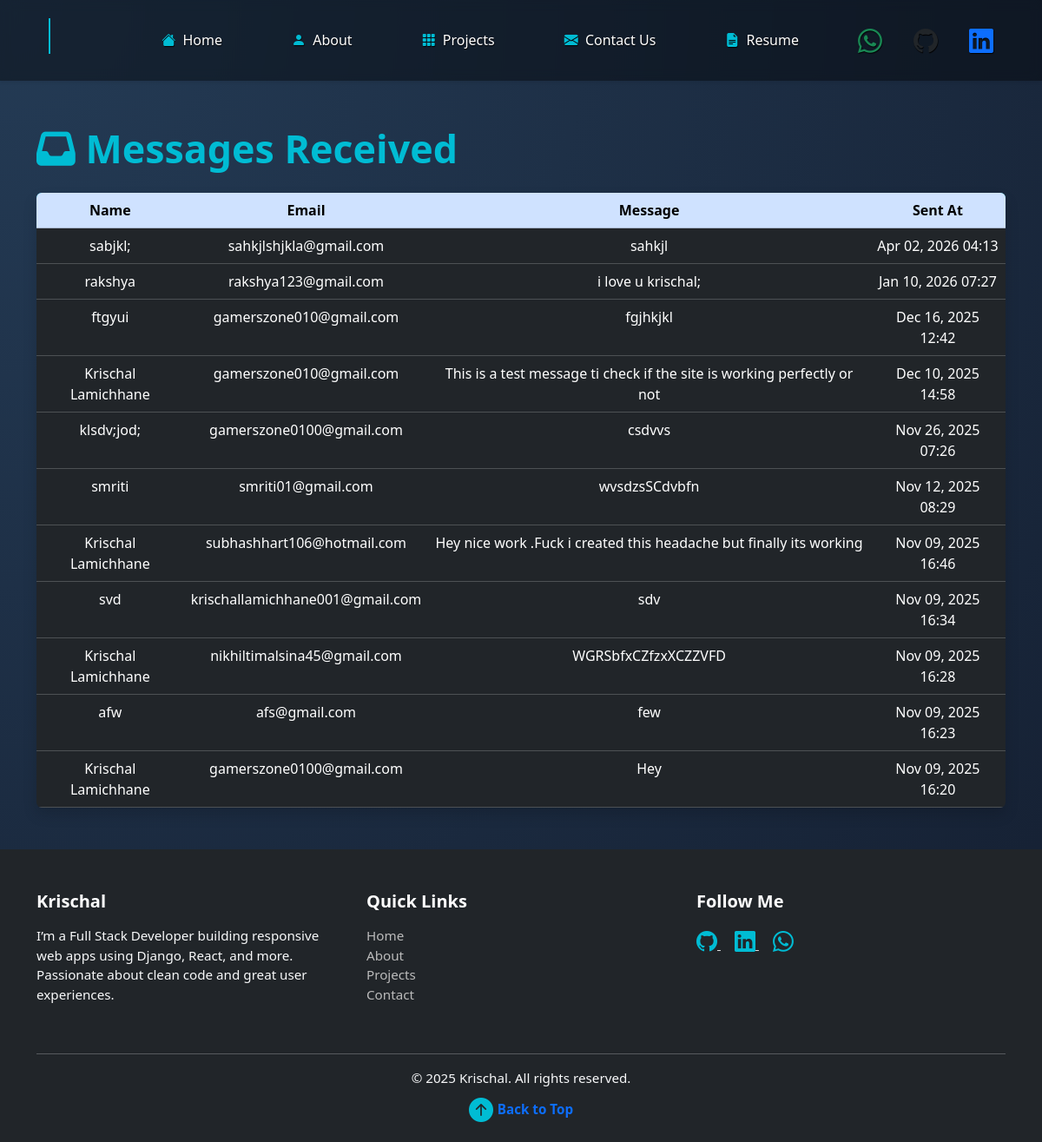
The app's page /portfolio/messages/ with its own data.
### main/models.py (models this page shows)
class Contact(models.Model):
    name = models.CharField(max_length=200, null=False, blank=False)
    email = models.EmailField(null=False, blank=False)
    message = models.TextField(null=False, blank=False)
    date_time = models.DateTimeField(auto_now_add=True)  # automatically sets submission time

### main/views.py (the view)
# urls.py: path('messages/', views.messages_list, name='messages_list'),
def messages_list(request):
    all_messages = Contact.objects.all().order_by('-date_time')
    return render(request, 'main/messages.html', {'messages': all_messages})

### main/templates/main/messages.html (shortened to what this page needs)
{% extends 'main/base.html' %}
{% block content %}
<section class="container my-5">
  <h2 class="text-center mb-4 connect-heading">
    <i class="fas fa-inbox"></i> Messages Received
  </h2>
  <div class="table-responsive shadow rounded">
    <table class="table table-dark table-hover text-center mb-0">
      <thead class="table-primary text-dark">
        <tr>
          <th>Name</th>
          <th>Email</th>
          <th>Message</th>
          <th>Sent At</th>
        </tr>
      </thead>
      <tbody>
        {% for msg in messages %}
        <tr>
          <td>{{ msg.name }}</td>
          <td>{{ msg.email }}</td>
          <td>{{ msg.message }}</td>
          <td>{{ msg.date_time|date:"M d, Y H:i" }}</td>
        </tr>
        {% empty %}
        <tr>
          <td colspan="4" class="text-center">No messages yet.</td>
        </tr>
        {% endfor %}
      </tbody>
    </table>
  </div>
</section>
{% endblock %}

### main/templates/main/base.html (shortened to what this page needs)
{% load static %}
<!DOCTYPE html>
<html lang="en">
  <head>
    <link rel="stylesheet" href="{% static 'css/bootstrap.min.css' %}" />
    <link rel="stylesheet" href="{% static 'css/style.css' %}" />
    <link
      rel="stylesheet"
      href="https://cdnjs.cloudflare.com/ajax/libs/font-awesome/6.4.0/css/all.min.css"
    />
 <link rel="stylesheet" href="https://cdn.jsdelivr.net/npm/bootstrap-icons@1.11.1/font/bootstrap-icons.css">
  </head>
  <body class="bg_clr">
    <nav class="navbar navbar-expand-lg fixed-top bg_clr shadow-sm">
      <div class="container-fluid d-flex justify-content-between align-items-center px-4">
        <a class="navbar-brand text_clr fw-bold fs-3" href="{% url 'home' %}">
          <span class="animated-text">Krish 🔑</span>
        </a>
        <div class="collapse navbar-collapse justify-content-end" id="navbarSupportedContent">
          <ul class="navbar-nav d-flex align-items-center gap-4 text-center">
            <li class="nav-item">
              <a class="nav-link" href="{% url 'home' %}#home">
                <i class="bi bi-house-fill me-1"></i> Home
              </a>
            </li>
            <li class="nav-item">
              <a class="nav-link" href="{% url 'about' %}">
                <i class="bi bi-person-fill me-1"></i> About
              </a>
            </li>
            <li class="nav-item">
              <a class="nav-link" href="{% url 'projects' %}">
                <i class="bi bi-grid-3x3-gap-fill me-1"></i> Projects
              </a>
            </li>
            <li class="nav-item">
              <a class="nav-link" href="{% url 'contact' %}">
                <i class="bi bi-envelope-fill me-1"></i> Contact Us
              </a>
            </li>
            <li class="nav-item">
              <a class="nav-link" href="{% static 'resume/Krischal_Resume.pdf' %}" download>
                <i class="bi bi-file-earmark-text-fill me-1"></i> Resume
              </a>
            </li>
            <li class="nav-item d-flex align-items-center gap-3 ms-3">
              <a href="https://wa.me/9779808070234" target="_blank" class="nav-link p-0 social-icon">
                <i class="bi bi-whatsapp text-success fs-3"></i>
              </a>
              <a href="https://github.com/Krischal-001" target="_blank" class="nav-link p-0 social-icon">
                <i class="bi bi-github text-dark fs-3"></i>
              </a>
              <a href="https://www.linkedin.com/feed/" target="_blank" class="nav-link p-0 social-icon">
                <i class="bi bi-linkedin text-primary fs-3"></i>
              </a>
            </li>
          </ul>
        </div>
      </div>
    </nav>
    <main class="mt-5 pt-5">
      {% block content %}{% endblock %}
    </main>
<footer class="footer bg-dark text-light pt-5 pb-3">
  <div class="container text-center text-md-start">
    <div class="row">
      <div class="col-md-4 mb-4">
        <h5 class="fw-bold mb-3">Krischal</h5>
        <p>
          I’m a Full Stack Developer building responsive web apps using Django, React, and more.
          Passionate about clean code and great user experiences.
        </p>
      </div>
      <div class="col-md-4 mb-4">
        <h5 class="fw-bold mb-3">Quick Links</h5>
        <ul class="list-unstyled">
          <li><a href="{% url 'home' %}#home" class="footer-link">Home</a></li>
          <li><a href="{% url 'about' %}" class="footer-link">About</a></li>
          <li><a href="{% url 'home' %}#projects" class="footer-link">Projects</a></li>
          <li><a href="{% url 'contact' %}" class="footer-link">Contact</a></li>
        </ul>
      </div>
      <div class="col-md-4 mb-4">
        <h5 class="fw-bold mb-3">Follow Me</h5>
        <a href="https://github.com/Krischal-001" target="_blank" class="social-icon me-3">
          <i class="bi bi-github fs-4"></i>
        </a>
        <a href="https://www.linkedin.com/feed/" target="_blank" class="social-icon me-3">
          <i class="bi bi-linkedin fs-4"></i>
        </a>
        <a href="https://wa.me/9779808070234" target="_blank" class="social-icon me-3">
          <i class="bi bi-whatsapp fs-4"></i>
        </a>
      </div>
    </div>
    <hr class="bg-light">
    <div class="text-center mt-3">
      <p class="mb-1">&copy; 2025 Krischal. All rights reserved.</p>
<a href="#" class="text-primary fw-bold back-to-top">
  <i class="bi bi-arrow-up-circle-fill fs-3"></i> Back to Top
</a>
    </div>
  </div>
</footer>
  </body>
</html>

### main/static/css/style.css (style rules this page uses)
* { margin: 0; padding: 0; box-sizing: border-box; }
body.bg_clr { background: radial-gradient(circle at top left, #243b55, #141e30); font-family: 'Segoe UI', sans-serif; color: #fff; min-height: 100vh; overflow-x: hidden; scroll-padding-top: 70px; }
.navbar-brand .animated-text { display: inline-block; font-weight: bold; font-size: 1.7rem; color: #00bcd4; overflow: hidden; white-space: nowrap; width: 0; border-right: 2px solid #00bcd4; animation: typing 4s steps(8, end) infinite, blink 0.7s step-end 6; }
.navbar-nav .nav-link { color: #fff; font-weight: 500; text-shadow: 0.5px 0.5px 1px #000; margin-left: 20px; position: relative; transition: all 0.3s ease; }
.navbar-nav .nav-link::after { content: ''; position: absolute; width: 0; height: 2px; bottom: -4px; left: 0; background-color: #00bcd4; transition: width 0.3s ease; }
i { color: #00bcd4; transition: transform 0.3s ease, color 0.3s ease; }
.navbar { background-color: rgba(0, 0, 0, 0.4); backdrop-filter: blur(6px); box-shadow: 0 2px 10px rgba(0, 0, 0, 0.3); }
:root { --navbar-height: 70px; }
.connect-heading { display: inline-block; font-size: 2.8rem; font-weight: bold; color: #00bcd4; animation: colorPulse 2s infinite, bounce 1s infinite alternate; }
.table-primary { background: linear-gradient(90deg, #00bcd4, #26d0ce); color: #fff; }
.footer { background-color: #111; color: #ddd; font-size: 0.95rem; }
.footer h5 { color: #fff; }
.footer a.footer-link { color: #bbb; text-decoration: none; transition: color 0.3s; }
.footer .social-icon { color: #ddd; transition: color 0.3s; }
.footer .back-to-top { display: inline-flex; align-items: center; gap: 0.3rem; color: #0d6efd; text-decoration: none; transition: transform 0.3s; }
body.bg_clr { background: radial-gradient(circle at top left, #243b55, #141e30); font-family: 'Segoe UI', sans-serif; color: #fff; min-height: 100vh; }
.navbar { display: flex; justify-content: space-between; align-items: center; padding: 1rem 2rem; background-color: rgba(0,0,0,0.4); backdrop-filter: blur(6px); }
.navbar-nav { list-style: none; display: flex; }
.navbar-nav li { margin-left: 20px; }
.nav-link { color: #fff; text-decoration: none; font-weight: 500; }

### records on screen
Contact: name "sabjkl;", email "sahkjlshjkla@gmail.com", message "sahkjl", date_time "Apr 02, 2026 04:13"
Contact: name "rakshya", email "rakshya123@gmail.com", message "i love u krischal;", date_time "Jan 10, 2026 07:27"
Contact: name "ftgyui", email "gamerszone010@gmail.com", message "fgjhkjkl", date_time "Dec 16, 2025 12:42"
Contact: name "Krischal Lamichhane", email "gamerszone010@gmail.com", message "This is a test message ti check if the site is working perfectly or not", date_time "Dec 10, 2025 14:58"
Contact: name "klsdv;jod;", email "gamerszone0100@gmail.com", message "csdvvs", date_time "Nov 26, 2025 07:26"
Contact: name "smriti", email "smriti01@gmail.com", message "wvsdzsSCdvbfn", date_time "Nov 12, 2025 08:29"
Contact: name "Krischal Lamichhane", email "subhashhart106@hotmail.com", message "Hey nice work .Fuck i created this headache but finally its working", date_time "Nov 09, 2025 16:46"
Contact: name "svd", email "krischallamichhane001@gmail.com", message "sdv", date_time "Nov 09, 2025 16:34"
Contact: name "Krischal Lamichhane", email "nikhiltimalsina45@gmail.com", message "WGRSbfxCZfzxXCZZVFD", date_time "Nov 09, 2025 16:28"
Contact: name "afw", email "afs@gmail.com", message "few", date_time "Nov 09, 2025 16:23"
Contact: name "Krischal Lamichhane", email "gamerszone0100@gmail.com", message "Hey", date_time "Nov 09, 2025 16:20"
